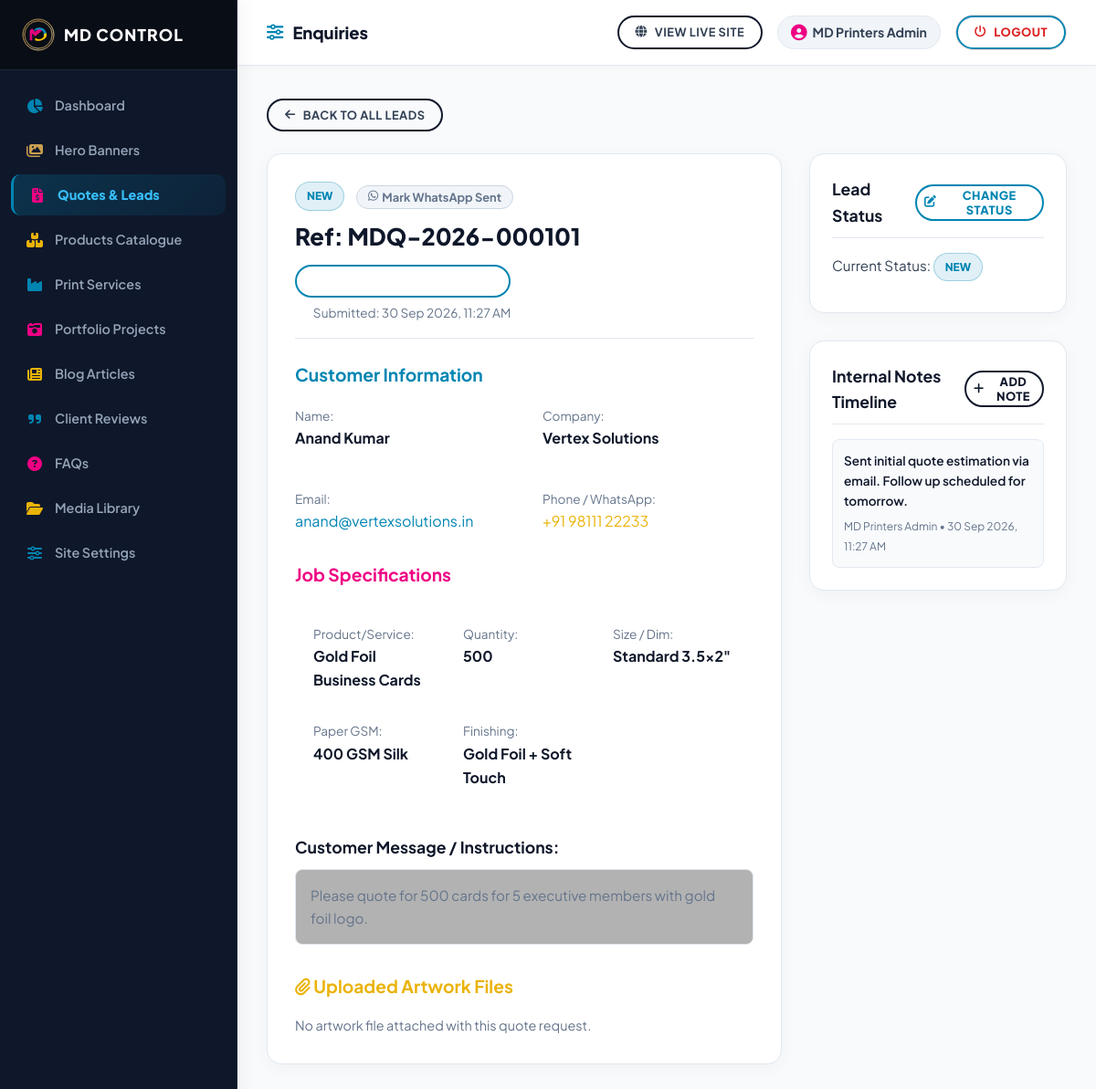
Screenshot of /admin?view=enquiries&action=detail&id=1 (signed in) with the database file from the repository.
### tables this page shows
CREATE TABLE `enquiries` (
  `id` INT UNSIGNED AUTO_INCREMENT PRIMARY KEY,
  `ref_no` VARCHAR(30) NOT NULL UNIQUE,
  `type` ENUM('quote', 'contact') DEFAULT 'quote',
  `customer_name` VARCHAR(120) NOT NULL,
  `company_name` VARCHAR(120) NULL,
  `email` VARCHAR(150) NOT NULL,
  `phone` VARCHAR(50) NOT NULL,
  `whatsapp` VARCHAR(50) NULL,
  `product_service` VARCHAR(150) NULL,
  `quantity` INT UNSIGNED NULL,
  `size` VARCHAR(100) NULL,
  `material_gsm` VARCHAR(100) NULL,
  `print_type` VARCHAR(100) NULL,
  `finishing` VARCHAR(150) NULL,
  `delivery_date` VARCHAR(50) NULL,
  `message` TEXT NULL,
  `preferred_contact` VARCHAR(50) DEFAULT 'email',
  `sent_to_whatsapp` TINYINT(1) DEFAULT 0,
  `status` ENUM('New', 'Contacted', 'In Progress', 'Quoted', 'Won', 'Lost', 'Closed') DEFAULT 'New',
  `created_at` TIMESTAMP DEFAULT CURRENT_TIMESTAMP,
  `updated_at` TIMESTAMP DEFAULT CURRENT_TIMESTAMP ON UPDATE CURRENT_TIMESTAMP
);

CREATE TABLE `enquiry_notes` (
  `id` INT UNSIGNED AUTO_INCREMENT PRIMARY KEY,
  `enquiry_id` INT UNSIGNED NOT NULL,
  `admin_id` INT UNSIGNED NULL,
  `note` TEXT NOT NULL,
  `created_at` TIMESTAMP DEFAULT CURRENT_TIMESTAMP,
  FOREIGN KEY (`enquiry_id`) REFERENCES `enquiries`(`id`) ON DELETE CASCADE,
  FOREIGN KEY (`admin_id`) REFERENCES `admins`(`id`) ON DELETE SET NULL
);

### models/Enquiry.php (called while the page is built, shortened)
<?php
class Enquiry {
    public static function getById(int $id): ?array {
        $db = Database::getInstance();
        try {
            $stmt = $db->prepare("SELECT * FROM enquiries WHERE id = :id LIMIT 1");
            $stmt->execute(['id' => $id]);
            $enquiry = $stmt->fetch();
            $fStmt = $db->prepare("SELECT * FROM enquiry_files WHERE enquiry_id = :id");
            $fStmt->execute(['id' => $id]);
            $enquiry['files'] = $fStmt->fetchAll();
            $nStmt = $db->prepare("SELECT n.*, a.name as admin_name FROM enquiry_notes n LEFT JOIN admins a ON n.admin_id = a.id WHERE n.enquiry_id = :id ORDER BY n.id DESC");
            $nStmt->execute(['id' => $id]);
            $enquiry['notes'] = $nStmt->fetchAll();
            return $enquiry;
        } catch (PDOException $e) {
            return null;
        }
    }
}

### includes/functions.php (called while the page is built, shortened)
<?php
function e(?string $string): string {
    return htmlspecialchars($string ?? '', ENT_QUOTES, 'UTF-8');
}

### admin/views/enquiries/detail.php (the view, shortened to what this page needs)
<?php
$enquiryId = (int)($_GET['id'] ?? 0);
$enquiry = Enquiry::getById($enquiryId);
$isWaSent = !empty($enquiry['sent_to_whatsapp']);
$waPhoneDigits = preg_replace('/[^0-9]/', '', $enquiry['phone']);
$waMsg = "*PRINTING QUOTE DETAILS [{$enquiry['ref_no']}]*\n\n" .
         "👤 *Customer:* " . $enquiry['customer_name'] . "\n" .
         "📱 *Phone:* " . $enquiry['phone'] . "\n" .
         "✉️ *Email:* " . $enquiry['email'] . "\n" .
         "🖨️ *Product/Service:* " . ($enquiry['product_service'] ?: 'N/A') . "\n" .
         "📦 *Quantity:* " . ($enquiry['quantity'] ?: 'N/A') . "\n" .
         "💬 *Notes:* " . ($enquiry['message'] ?: 'None');
$waDirectUrl = "https://wa.me/" . $waPhoneDigits . "?text=" . urlencode($waMsg);
?>
<div style="margin-bottom: 24px;">
    <a href="<?= ADMIN_URL ?>?view=enquiries" class="btn btn-outline btn-sm" style="border-color: #cbd5e1; color: #334155; font-weight: 700;"><i class="fas fa-arrow-left"></i> Back to All Leads</a>
</div>
<div style="display: grid; grid-template-columns: 2fr 1fr; gap: 30px;">
    <div class="admin-table-card" style="padding: 30px; background: #ffffff;">
        <div style="display: flex; justify-content: space-between; align-items: center; border-bottom: 1px solid #e2e8f0; padding-bottom: 16px; margin-bottom: 24px; flex-wrap: wrap; gap: 10px;">
            <div>
                <span class="badge-status badge-<?= e($enquiry['status']) ?>"><?= e($enquiry['status']) ?></span>
                <form action="" method="POST" style="display: inline-block; margin-left: 10px;">
                    <button type="submit" style="background: none; border: none; padding: 0; cursor: pointer;" title="Click to toggle WhatsApp status">
                        <?php if ($isWaSent): ?>
                            <span style="background: #dcfce7; color: #15803d; border: 1px solid #86efac; padding: 4px 12px; border-radius: 20px; font-weight: 800; font-size: 0.8rem; display: inline-flex; align-items: center; gap: 4px;">
                                <i class="fab fa-whatsapp" style="font-size: 0.95rem;"></i> Sent on WhatsApp <i class="fas fa-check-circle" style="color: #16a34a;"></i>
                            </span>
                        <?php else: ?>
                            <span style="background: #f1f5f9; color: #64748b; border: 1px solid #cbd5e1; padding: 4px 12px; border-radius: 20px; font-weight: 700; font-size: 0.8rem; display: inline-flex; align-items: center; gap: 4px;">
                                <i class="fab fa-whatsapp"></i> Mark WhatsApp Sent
                            </span>
                        <?php endif; ?>
                    </button>
                </form>
                <h2 style="font-size: 1.6rem; font-weight: 800; color: #0f172a; margin-top: 8px; margin-bottom: 0;">Ref: <?= e($enquiry['ref_no']) ?></h2>
            </div>
            <div style="text-align: right;">
                <a href="<?= $waDirectUrl ?>" target="_blank" class="btn btn-sm" style="background: #25D366; color: #ffffff; font-weight: 800; padding: 8px 16px; border: none; margin-bottom: 6px; display: inline-flex; align-items: center; gap: 6px;">
                    <i class="fab fa-whatsapp" style="font-size: 1.1rem;"></i> Open Specs in WhatsApp
                </a>
                <div style="font-size: 0.85rem; color: #64748b;">
                    Submitted: <?= date('d M Y, h:i A', strtotime($enquiry['created_at'])) ?>
                </div>
            </div>
        </div>
        <h3 style="font-size: 1.2rem; color: var(--cmyk-cyan); margin-bottom: 16px;">Customer Information</h3>
        <div class="grid-2" style="margin-bottom: 30px;">
            <div>
                <span style="color: var(--text-muted); font-size: 0.85rem;">Name:</span><br>
                <strong><?= e($enquiry['customer_name']) ?></strong>
            </div>
            <div>
                <span style="color: var(--text-muted); font-size: 0.85rem;">Company:</span><br>
                <strong><?= e($enquiry['company_name'] ?: 'Individual Customer') ?></strong>
            </div>
            <div>
                <span style="color: var(--text-muted); font-size: 0.85rem;">Email:</span><br>
                <a href="mailto:<?= e($enquiry['email']) ?>" style="color: var(--cmyk-cyan);"><?= e($enquiry['email']) ?></a>
            </div>
            <div>
                <span style="color: var(--text-muted); font-size: 0.85rem;">Phone / WhatsApp:</span><br>
                <a href="tel:<?= e($enquiry['phone']) ?>" style="color: var(--cmyk-yellow);"><?= e($enquiry['phone']) ?></a>
            </div>
        </div>
        <h3 style="font-size: 1.2rem; color: var(--cmyk-magenta); margin-bottom: 16px;">Job Specifications</h3>
        <div class="grid-3" style="margin-bottom: 30px; background: rgba(255,255,255,0.02); padding: 20px; border-radius: 8px;">
            <div>
                <span style="color: var(--text-muted); font-size: 0.85rem;">Product/Service:</span><br>
                <strong><?= e($enquiry['product_service'] ?: 'N/A') ?></strong>
            </div>
            <div>
                <span style="color: var(--text-muted); font-size: 0.85rem;">Quantity:</span><br>
                <strong><?= e($enquiry['quantity'] ? number_format($enquiry['quantity']) : 'N/A') ?></strong>
            </div>
            <div>
                <span style="color: var(--text-muted); font-size: 0.85rem;">Size / Dim:</span><br>
                <strong><?= e($enquiry['size'] ?: 'Standard') ?></strong>
            </div>
            <div>
                <span style="color: var(--text-muted); font-size: 0.85rem;">Paper GSM:</span><br>
                <strong><?= e($enquiry['material_gsm'] ?: 'N/A') ?></strong>
            </div>
            <div>
                <span style="color: var(--text-muted); font-size: 0.85rem;">Finishing:</span><br>
                <strong><?= e($enquiry['finishing'] ?: 'N/A') ?></strong>
            </div>
        </div>
        <?php if (!empty($enquiry['message'])): ?>
            <h3 style="font-size: 1.1rem; margin-bottom: 10px;">Customer Message / Instructions:</h3>
            <div style="background: rgba(0,0,0,0.3); border: 1px solid var(--admin-border); padding: 16px; border-radius: 8px; font-size: 0.95rem; color: var(--text-muted); margin-bottom: 30px; line-height: 1.6;">
                <?= e($enquiry['message']) ?>
            </div>
        <?php endif; ?>
        <h3 style="font-size: 1.2rem; color: var(--cmyk-yellow); margin-bottom: 16px;"><i class="fas fa-paperclip"></i> Uploaded Artwork Files</h3>
        <?php if (empty($enquiry['files'])): ?>
            <p style="color: var(--text-muted); font-size: 0.9rem;">No artwork file attached with this quote request.</p>
        <?php endif; ?>
    </div>
    <div>
        <div class="admin-table-card" style="padding: 24px; margin-bottom: 30px;">
            <h3 style="font-size: 1.1rem; font-weight: 700; margin-bottom: 16px; border-bottom: 1px solid var(--admin-border); padding-bottom: 10px; display: flex; justify-content: space-between; align-items: center;">
                Lead Status
                <button type="button" class="btn btn-primary btn-sm" onclick="openAdminModal('updateStatusModal')" style="font-size: 0.8rem; padding: 4px 10px;"><i class="fas fa-edit"></i> Change Status</button>
            </h3>
            <div style="font-size: 0.95rem; color: #334155; margin-bottom: 10px;">
                Current Status: <span class="badge-status badge-<?= e($enquiry['status']) ?>"><?= e($enquiry['status']) ?></span>
            </div>
        </div>
        <div class="admin-table-card" style="padding: 24px;">
            <h3 style="font-size: 1.1rem; font-weight: 700; margin-bottom: 16px; border-bottom: 1px solid var(--admin-border); padding-bottom: 10px; display: flex; justify-content: space-between; align-items: center;">
                Internal Notes Timeline
                <button type="button" class="btn btn-outline btn-sm" onclick="openAdminModal('addNoteModal')" style="font-size: 0.8rem; padding: 4px 10px;"><i class="fas fa-plus"></i> Add Note</button>
            </h3>
            <div style="display: flex; flex-direction: column; gap: 14px; max-height: 350px; overflow-y: auto;">
                <?php if (empty($enquiry['notes'])): ?>
                    <p style="color: var(--text-muted); font-size: 0.85rem;">No notes added yet.</p>
                <?php else: ?>
                    <?php foreach ($enquiry['notes'] as $n): ?>
                        <div style="background: #f8fafc; border: 1px solid #e2e8f0; padding: 12px; border-radius: 8px; font-size: 0.85rem;">
                            <p style="margin: 0 0 6px 0; color: #0f172a; font-weight: 600;"><?= e($n['note']) ?></p>
                            <small style="color: #64748b; font-size: 0.75rem;"><?= e($n['admin_name'] ?? 'System') ?> • <?= date('d M Y, h:i A', strtotime($n['created_at'])) ?></small>
                        </div>
                    <?php endforeach; ?>
                <?php endif; ?>
            </div>
        </div>
    </div>
</div>

### assets/css/main.css (style rules this page uses)
:root { --cmyk-cyan: #00a8e8; --cmyk-cyan-dark: #0077b6; --cmyk-cyan-glow: rgba(0, 168, 232, 0.22); --cmyk-magenta: #e60067; --cmyk-magenta-dark: #b5179e; --cmyk-magenta-glow: rgba(230, 0, 103, 0.22); --cmyk-yellow: #ffb703; --cmyk-yellow-glow: rgba(255, 183, 3, 0.25); --cmyk-gold: #d4af37; --cmyk-gold-light: #e6c875; --cmyk-gold-glow: rgba(212, 175, 55, 0.25); --cmyk-black: #090d16; --bg-dark: #ffffff; --bg-surface-dark: #f8fafc; --bg-surface-card: #ffffff; --bg-surface-hover: #f1f5f9; --bg-executive-dark: #090d16; --border-dark: #e2e8f0; --border-subtle: #cbd5e1; --border-highlight: rgba(0, 168, 232, 0.3); --text-main: #0f172a; --text-muted: #475569; --text-dim: #64748b; --text-accent: #00a8e8; --text-light: #f8fafc; --font-family-base: 'Plus Jakarta Sans', -apple-system, BlinkMacSystemFont, 'Segoe UI', Roboto, sans-serif; --font-family-display: 'Plus Jakarta Sans', sans-serif; --radius-xs: 4px; --radius-sm: 8px; --radius-md: 14px; --radius-lg: 24px; --radius-full: 9999px; --shadow-sm: 0 2px 8px rgba(15, 23, 42, 0.04); --shadow-md: 0 8px 24px rgba(15, 23, 42, 0.08); --shadow-lg: 0 16px 36px rgba(15, 23, 42, 0.12); --shadow-xl: 0 24px 48px rgba(15, 23, 42, 0.16); --shadow-cmyk: 0 12px 36px rgba(0, 168, 232, 0.15), 0 12px 36px rgba(230, 0, 103, 0.15); --shadow-gold: 0 10px 30px rgba(212, 175, 55, 0.25); --transition-fast: all 0.2s cubic-bezier(0.4, 0, 0.2, 1); --transition-smooth: all 0.35s cubic-bezier(0.4, 0, 0.2, 1); --transition-bounce: all 0.4s cubic-bezier(0.34, 1.56, 0.64, 1); }
*, *::before, *::after { box-sizing: border-box; margin: 0; padding: 0; }
html { font-family: var(--font-family-base); font-size: 16px; scroll-behavior: smooth; background-color: var(--bg-dark); color: var(--text-main); -webkit-font-smoothing: antialiased; -moz-osx-font-smoothing: grayscale; }
body { overflow-x: hidden; line-height: 1.6; min-height: 100vh; display: flex; flex-direction: column; }
a { color: inherit; text-decoration: none; transition: var(--transition-fast); }
button, input, select, textarea { font-family: inherit; font-size: inherit; }
.btn, .blob-btn { z-index: 1; position: relative; padding: 14px 36px; text-align: center; text-transform: uppercase; color: var(--btn-color, var(--cmyk-cyan)); font-size: 0.88rem; font-weight: 800; letter-spacing: 0.5px; background-color: transparent !important; outline: none; border: none; transition: color 0.5s cubic-bezier(0.4, 0, 0.2, 1); cursor: pointer; border-radius: 30px !important; display: inline-flex; align-items: center; justify-content: center; gap: 8px; text-decoration: none; }
.btn::before, .blob-btn::before { content: ""; z-index: 1; position: absolute; left: 0; top: 0; width: 100%; height: 100%; border: 2px solid var(--btn-color, var(--cmyk-cyan)); border-radius: 30px !important; pointer-events: none; box-sizing: border-box; }
.btn::after, .blob-btn::after { content: ""; z-index: -2; position: absolute; left: 3px; top: 3px; width: 100%; height: 100%; transition: all 0.3s 0.2s; border-radius: 30px !important; }
.btn-primary, .blob-btn-cyan { --btn-color: var(--cmyk-cyan, #00a8e8); --btn-bg: #ffffff; }
.btn-outline, .blob-btn-outline { --btn-color: #0f172a; --btn-bg: #ffffff; }
.btn-sm { padding: 8px 20px; font-size: 0.8rem; }
.grid-3 { display: grid; grid-template-columns: repeat(3, 1fr); gap: 30px; }
.grid-2 { display: grid; grid-template-columns: repeat(2, 1fr); gap: 40px; }
html, body { overflow-x: hidden !important; width: 100%; }

### rows the page displays
enquiries: status "NEW", ref_no "MDQ-2026-000101", created_at "30 Sep 2026, 11:27 AM", customer_name "Anand Kumar", company_name "Vertex Solutions", email "anand@vertexsolutions.in", phone "+91 98111 22233", product_service "Gold Foil Business Cards", quantity "500", size "Standard 3.5x2\"", material_gsm "400 GSM Silk", finishing "Gold Foil + Soft Touch", message "Please quote for 500 cards for 5 executive members with gold foil logo."
enquiry_notes: note "Sent initial quote estimation via email. Follow up scheduled for tomorrow.", admin.name "MD Printers Admin", created_at "30 Sep 2026, 11:27 AM"

### other values shown
$adminTitle "Enquiries"
$_SESSION['admin_name'] "MD Printers Admin"
